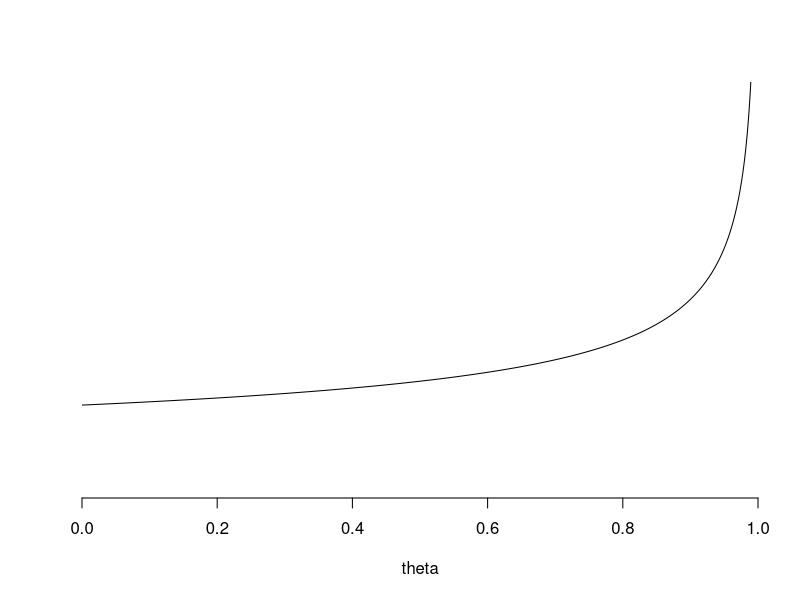
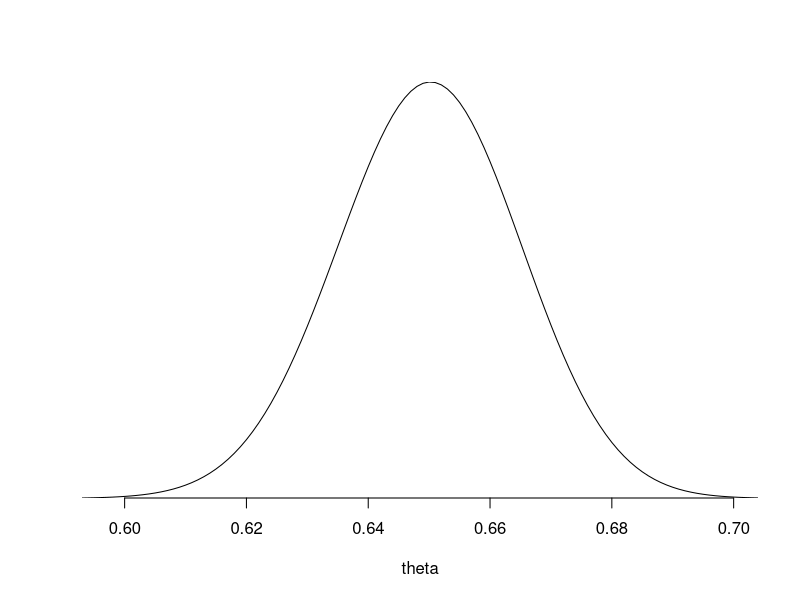
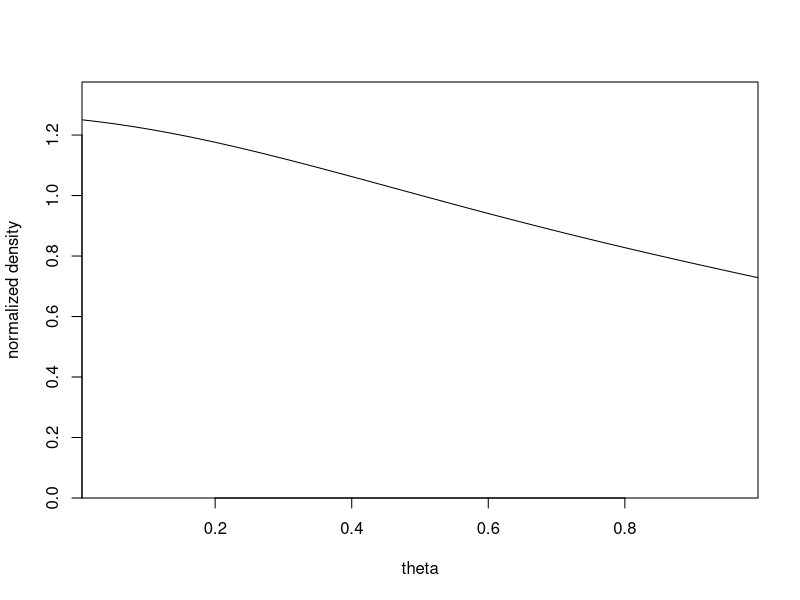
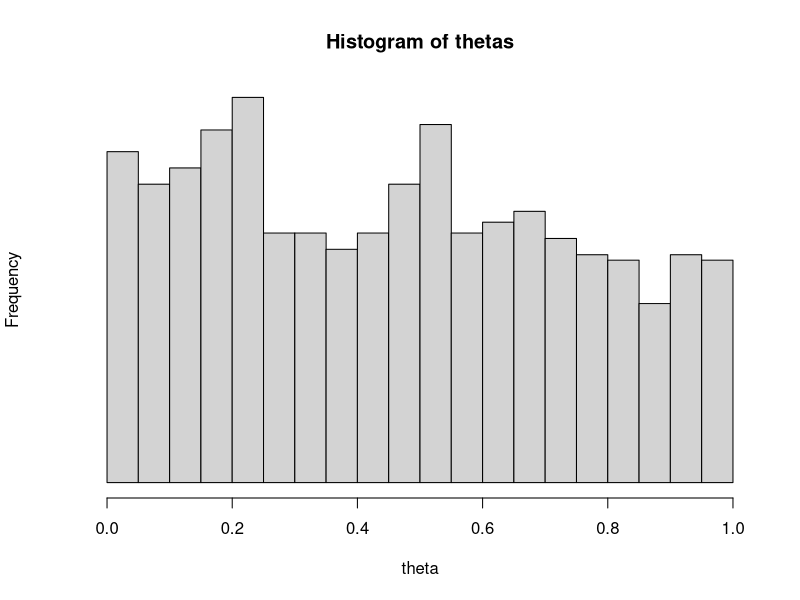
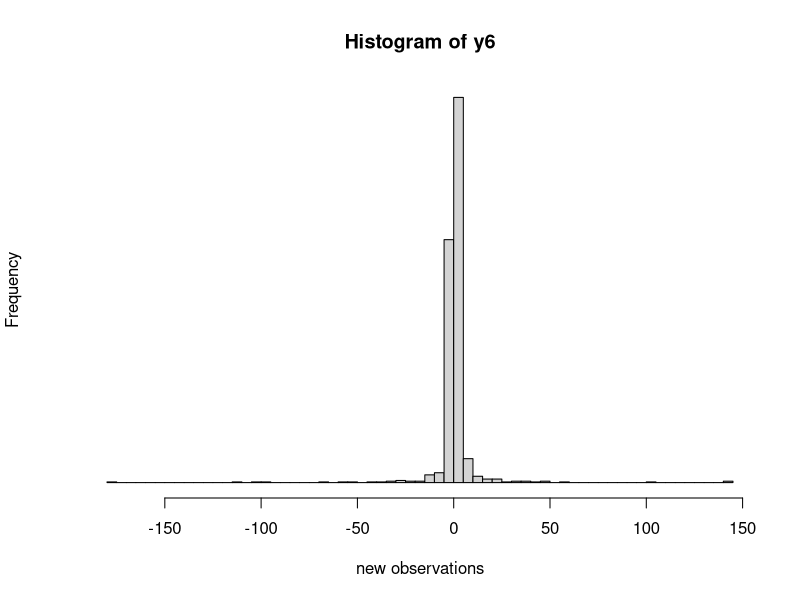
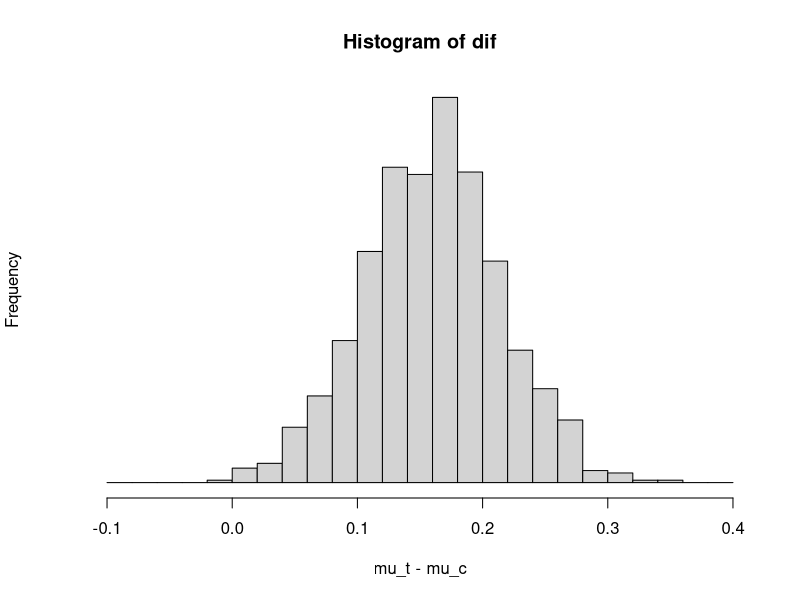

Here is the R script that generated these plots, in order:
#####
#Question 1
#####

dnorm(1,1,2)
0.199*0.5



((0.5*dnorm(1,1,2))/(0.5*dnorm(1,1,2) + 0.5*dnorm(1,2,2)))

#####
#Question 2
#####

t = 0
patient_arrival_times = list()
# look up how to hard code a queue in R


#####
#Question 3
#####

n <- 2
y<- 2
alpha <- 1
beta <- 5

postervariance_functions <- function(n, y) {
  x = ((1+y)/(2+n))*((1+n-y)/(2+n))*(1/(3+n))
  return(x)
}
priorvariance_function <- function(a, b) {
  denominator = (((a+b)*(a+b))*(a+b+a))
  x = (a*b)/denominator
  return(x)
}

#example of a small n, where posterior variance is higher
postervariance_functions(n= 4,y=4)
priorvariance_function(1,8)

#example of a small n, where posterior variance is higher
postervariance_functions(n= 3,y=3)
priorvariance_function(2,8)

#example of a large n, where posterior variance is lower
postervariance_functions(n= 200,y=2)
priorvariance_function(1,5)

#####
#Question 4
#####

post_variance_function = function(n) {
  x <- (1/ (   (1/(40*40))  + (n/(20*20))  ) )
  return(x)
}
post_predictive_variance_function = function(n) {
  x <- (1/ (   (1/(40*40))  + (n/(20*20))  ) ) + (20*20)
  return(x)
}
sqrt(post_variance_function(10))
sqrt(post_predictive_variance_function(10))

sqrt(post_variance_function(100))
sqrt(post_predictive_variance_function(100))

#####
#Question 5
#####

#plot the prior density function
theta <- seq(0,1,.001)
dens <- dbeta(theta, 1, .67)
plot(theta, dens, xlim = c(0,1), ylim = c(0,3),
     type = "l", xlab = "theta", ylab = "", xaxs = "i",
     yaxs = "i", yaxt = "n", bty = "n", cex = 2)

#draw the posterior density function
theta <- seq(0,1,.001)
dens <- dbeta(theta, 651, 350.67)
cond <- dens/max(dens) > 0.001
plot(theta[cond], dens[cond],
     type = "l", xlab = "theta", ylab = "", xaxs = "i",
     yaxs = "i", yaxt = "n", bty = "n", cex = 2)


#####
#Question 6
#####

dens <- function(y,th) {
  dens0 <- NULL
  for (i in 1:length(th))
    dens0 <- c(dens0, prod (dcauchy(y, th[i] ,1)))
  dens0}
y <- c(-2, -1,0,1.5, 2.5)
step <- .01
theta <- seq(step/2, 1-step/2, step)
dens.unnorm <- dens(y,theta)
dens.norm <- dens.unnorm/(step*sum(dens.unnorm))
plot(theta, dens.norm, ylim=c(0,1.1*max(dens.norm)),
     type = "l", xlab = "theta", ylab = "normalized density",
     xaxs = "i", yaxs = "i", cex = 2)


#b
thetas <- sample (theta, 1000, step *dens.norm, replace = TRUE)
hist(thetas, xlab = "theta", yaxt = "n",
     breaks = seq(0,1,.05), cex = 2)

#c
y6 <- rcauchy(length(thetas), thetas, 1)
hist(y6, xlab = "new observations", yaxt = "n", nclass = 100, cex =2)

#####
#Question 7
#####

#a

data <- read.table("data/planes.txt",header=T)
attach(data)

#b

theta <- rgamma(1000, 238)/10
y1986 <- rpois(1000,theta)
print(sort(y1986)[c(25,976)])

#####
#Question 9
#####

#a
mu.c <- 1.013 + (0.24/sqrt(32))*rt(1000,31)
mu.t <- 1.173 + (0.20/sqrt(36))*rt(1000,35)
dif <- mu.t - mu.c
hist(dif, xlab = "mu_t - mu_c", yaxt = "n",
     breaks = seq(-.1, .4, .02), cex = 2)


#b use the samples to plot a histogram of the differences,
#and calculate a 95% posterior interval
print(sort(dif[c(25,976)]))

#####
#Question 10
#####

#use grid sampling





